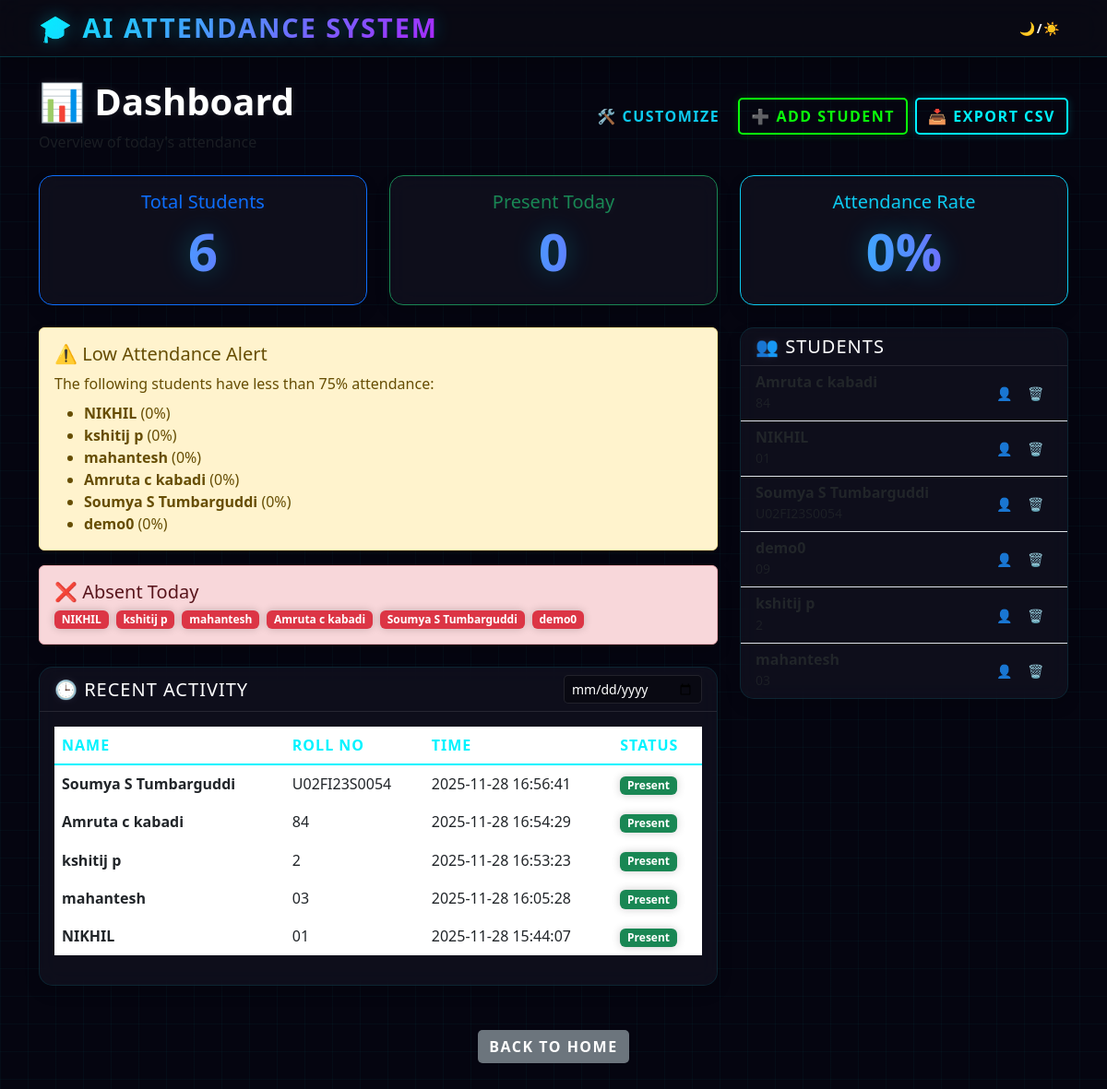
/dashboard, run on the app's committed database.
### tables this page shows
CREATE TABLE students (
            id INTEGER PRIMARY KEY AUTOINCREMENT,
            name TEXT NOT NULL UNIQUE,
            roll_number TEXT UNIQUE,
            created_at TIMESTAMP DEFAULT CURRENT_TIMESTAMP
        );

CREATE TABLE attendance (
            id INTEGER PRIMARY KEY AUTOINCREMENT,
            student_id INTEGER NOT NULL,
            name TEXT NOT NULL,
            timestamp TIMESTAMP DEFAULT CURRENT_TIMESTAMP,
            status TEXT DEFAULT 'Present',
            FOREIGN KEY (student_id) REFERENCES students(id)
        );

### app.py (the view)
@app.route('/dashboard')
def dashboard():
    students_raw = database.get_all_students_info()
    records_raw = database.get_attendance_records()
    students = [{'id': s[0], 'name': s[1], 'roll_number': s[2]} for s in students_raw]
    attendance_records = [
        {'id': r[0], 'name': r[1], 'roll_number': r[2], 'timestamp': r[3], 'status': r[4]}
        for r in records_raw
    ]
    today = datetime.now().strftime('%Y-%m-%d')
    absent_students_raw = database.get_absent_students(today)
    absent_today = [{'id': s[0], 'name': s[1]} for s in absent_students_raw]
    daily_summary = database.get_daily_summary(today)
    present_count = daily_summary['present']
    leaderboard = database.get_student_leaderboard()
    low_attendance_students = [s for s in leaderboard if s['percentage'] < 75]
    alerts = database.get_recent_alerts(limit=10)
    return render_template('dashboard.html',
                         students=students,
                         attendance_records=attendance_records,
                         absent_today=absent_today,
                         present_count=present_count,
                         low_attendance_students=low_attendance_students,
                         alerts=alerts,
                         today_date=today)

### database.py (called while the page is built)
def get_absent_students(date_str):
    try:
        conn = sqlite3.connect(DB_PATH)
        cursor = conn.cursor()
        cursor.execute('SELECT id, name, roll_number FROM students')
        all_students = cursor.fetchall()
        cursor.execute('''
            SELECT DISTINCT student_id
            FROM attendance
            WHERE DATE(timestamp) = ?
        ''', (date_str,))
        attended_ids = {row[0] for row in cursor.fetchall()}
        absent = [s for s in all_students if s[0] not in attended_ids]
        conn.close()
        return absent
    except Exception as e:
        print(f"❌ Error getting absent students: {e}")
        return []

def get_all_students_info():
    try:
        conn = sqlite3.connect(DB_PATH)
        cursor = conn.cursor()
        cursor.execute('SELECT id, name, roll_number FROM students ORDER BY name')
        students = cursor.fetchall()
        conn.close()
        return students
    except Exception as e:
        print(f"❌ Error fetching students: {e}")
        return []

def get_recent_alerts(limit=10):
    try:
        conn = sqlite3.connect(DB_PATH)
        cursor = conn.cursor()
        cursor.execute('''
            CREATE TABLE IF NOT EXISTS alerts (
                id INTEGER PRIMARY KEY AUTOINCREMENT,
                type TEXT NOT NULL,
                message TEXT NOT NULL,
                timestamp TIMESTAMP DEFAULT CURRENT_TIMESTAMP
            )
        ''')
        cursor.execute('SELECT type, message, timestamp FROM alerts ORDER BY timestamp DESC LIMIT ?', (limit,))
        alerts = cursor.fetchall()
        conn.close()
        return alerts
    except Exception as e:
        print(f"❌ Error fetching alerts: {e}")
        return []

def get_daily_summary(date_str):
    try:
        total_students = len(get_all_students_info())
        present_students = len(get_attendance_records(date_str))
        absent_students = len(get_absent_students(date_str))
        return {
            'total': total_students,
            'present': present_students,
            'absent': absent_students,
            'percentage': (present_students / total_students * 100) if total_students > 0 else 0
        }
    except Exception as e:
        print(f"❌ Error getting daily summary: {e}")
        return {'total': 0, 'present': 0, 'absent': 0, 'percentage': 0}

### templates/dashboard.html (shortened to what this page needs)
<!DOCTYPE html>
<html lang="en">
<head>
    <link href="https://cdn.jsdelivr.net/npm/bootstrap@5.3.0/dist/css/bootstrap.min.css" rel="stylesheet">
    <link rel="stylesheet" href="{{ url_for('static', filename='style.css') }}">
</head>
<body>
    <nav class="navbar navbar-dark bg-primary">
        <div class="container">
            <a href="/" class="navbar-brand mb-0 h1">🎓 AI Attendance System</a>
            <div class="d-flex align-items-center gap-3">
                <button class="btn btn-sm btn-outline-light" id="themeToggle">🌙/☀️</button>
            </div>
        </div>
    </nav>
    <div class="container mt-4">
        <div class="d-flex justify-content-between align-items-center mb-4 flex-wrap gap-3">
            <div>
                <h2 class="display-6 fw-bold">📊 Dashboard</h2>
                <p class="text-muted mb-0">Overview of today's attendance</p>
            </div>
            <div class="d-flex gap-2">
                <button class="btn btn-outline-info" onclick="toggleCustomize()">🛠️ Customize</button>
                <a href="/register" class="btn btn-success">➕ Add Student</a>
                <button onclick="exportCSV()" class="btn btn-primary">📥 Export CSV</button>
            </div>
        </div>
        <div id="statsSection" class="row mb-4">
            <div class="col-md-4">
                <div class="card shadow text-center h-100 border-primary">
                    <div class="card-body">
                        <h5 class="card-title text-primary">Total Students</h5>
                        <h2 class="display-4 fw-bold">{{ students|length }}</h2>
                    </div>
                </div>
            </div>
            <div class="col-md-4">
                <div class="card shadow text-center h-100 border-success">
                    <div class="card-body">
                        <h5 class="card-title text-success">Present Today</h5>
                        <h2 class="display-4 fw-bold" id="todayCount">{{ present_count }}</h2>
                    </div>
                </div>
            </div>
            <div class="col-md-4">
                <div class="card shadow text-center h-100 border-info">
                    <div class="card-body">
                        <h5 class="card-title text-info">Attendance Rate</h5>
                        <h2 class="display-4 fw-bold">
                            {% set p_count = present_count | default(0) %}
                            {% set s_count = students | length %}
                            {% if s_count > 0 %}
                            {{ ((p_count / s_count) * 100)|round|int }}%
                            {% else %}
                            0%
                            {% endif %}
                        </h2>
                    </div>
                </div>
            </div>
        </div>
        <div class="row">
            <div class="col-lg-8">
                <div id="alertsSection" class="mb-4">
                    {% if low_attendance_students %}
                    <div class="alert alert-warning shadow">
                        <h5 class="alert-heading">⚠️ Low Attendance Alert</h5>
                        <p class="mb-0">The following students have less than 75% attendance:</p>
                        <ul class="mb-0 mt-2">
                            {% for student in low_attendance_students %}
                            <li><strong>{{ student.name }}</strong> ({{ student.percentage|round|int }}%)</li>
                            {% endfor %}
                        </ul>
                    </div>
                    {% endif %}
                    {% if absent_today %}
                    <div class="alert alert-danger shadow">
                        <h5 class="alert-heading">❌ Absent Today</h5>
                        <div class="d-flex flex-wrap gap-2">
                            {% for student in absent_today %}
                            <span class="badge bg-danger">{{ student.name }}</span>
                            {% endfor %}
                        </div>
                    </div>
                    {% else %}
                    <div class="alert alert-success shadow">
                        <h5 class="alert-heading">🎉 Perfect Attendance!</h5>
                        <p class="mb-0">All registered students are present today.</p>
                    </div>
                    {% endif %}
                </div>
                <div id="recentSection" class="card shadow mb-4">
                    <div class="card-header d-flex justify-content-between align-items-center">
                        <h5 class="mb-0">🕒 Recent Activity</h5>
                        <input type="date" id="dateFilter" class="form-control form-control-sm" style="width: 150px;"
                            onchange="filterByDate()">
                    </div>
                    <div class="card-body">
                        <div class="table-responsive">
                            <table class="table table-hover align-middle" id="attendanceTable">
                                <thead>
                                    <tr>
                                        <th>Name</th>
                                        <th>Roll No</th>
                                        <th>Time</th>
                                        <th>Status</th>
                                    </tr>
                                </thead>
                                <tbody>
                                    {% for record in attendance_records %}
                                    <tr>
                                        <td class="fw-bold">{{ record.name }}</td>
                                        <td>{{ record.roll_number }}</td>
                                        <td>{{ record.timestamp }}</td>
                                        <td><span class="badge bg-success">Present</span></td>
                                    </tr>
                                    {% endfor %}
                                </tbody>
                            </table>
                        </div>
                    </div>
                </div>
            </div>
            <div class="col-lg-4">
                <div id="studentsSection" class="card shadow mb-4">
                    <div class="card-header bg-primary text-white">
                        <h5 class="mb-0">👥 Students</h5>
                    </div>
                    <div class="card-body p-0">
                        <div class="list-group list-group-flush" style="max-height: 500px; overflow-y: auto;">
                            {% for student in students %}
                            <div
                                class="list-group-item d-flex justify-content-between align-items-center bg-transparent">
                                <div>
                                    <h6 class="mb-0 fw-bold">
                                        <a href="/student/{{ student.id }}" class="text-decoration-none text-reset">
                                            {{ student.name }}
                                        </a>
                                    </h6>
                                    <small class="text-muted">{{ student.roll_number }}</small>
                                </div>
                                <div class="btn-group btn-group-sm">
                                    <a href="/student/{{ student.id }}" class="btn btn-outline-info"
                                        title="View Profile">👤</a>
                                    <button onclick="deleteStudent({{ student.id }}, '{{ student.name }}')"
                                        class="btn btn-outline-danger" title="Delete">🗑️</button>
                                </div>
                            </div>
                            {% endfor %}
                        </div>
                    </div>
                </div>
            </div>
        </div>
        <div class="text-center mt-4 mb-5">
            <a href="/" class="btn btn-secondary">Back to Home</a>
        </div>
    </div>
</body>
</html>

### static/style.css (style rules this page uses)
:root { --neon-blue: #00f3ff; --neon-purple: #bc13fe; --neon-green: #0aff0a; --neon-pink: #ff0055; --neon-yellow: #f5d300; --primary-gradient: linear-gradient(135deg, var(--neon-blue) 0%, var(--neon-purple) 100%); --secondary-gradient: linear-gradient(135deg, var(--neon-pink) 0%, #ff5e00 100%); --success-gradient: linear-gradient(135deg, var(--neon-green) 0%, #00ffaa 100%); --dark-bg: #050510; --card-bg: rgba(20, 20, 35, 0.6); --glass-bg: rgba(10, 10, 20, 0.8); --text-light: #ffffff; --text-dim: #a0a0b0; --glow-blue: 0 0 10px rgba(0, 243, 255, 0.5), 0 0 20px rgba(0, 243, 255, 0.3); --glow-purple: 0 0 10px rgba(188, 19, 254, 0.5), 0 0 20px rgba(188, 19, 254, 0.3); --glow-green: 0 0 10px rgba(10, 255, 10, 0.5), 0 0 20px rgba(10, 255, 10, 0.3); }
* { margin: 0; padding: 0; box-sizing: border-box; }
body { font-family: 'Segoe UI', 'Roboto', 'Orbitron', sans-serif; background: var(--dark-bg); background-image: linear-gradient(rgba(0, 243, 255, 0.03) 1px, transparent 1px), linear-gradient(90deg, rgba(0, 243, 255, 0.03) 1px, transparent 1px); background-size: 30px 30px; color: var(--text-light); min-height: 100vh; transition: background 0.3s ease, color 0.3s ease; overflow-x: hidden; }
.navbar { background: var(--glass-bg) !important; backdrop-filter: blur(15px); border-bottom: 1px solid rgba(0, 243, 255, 0.2); box-shadow: 0 4px 30px rgba(0, 0, 0, 0.3); }
.navbar-brand { font-weight: 800; font-size: 1.8rem; text-transform: uppercase; letter-spacing: 2px; background: var(--primary-gradient); -webkit-background-clip: text; -webkit-text-fill-color: transparent; text-shadow: 0 0 20px rgba(0, 243, 255, 0.3); }
.card { background: var(--card-bg); backdrop-filter: blur(12px); border: 1px solid rgba(0, 243, 255, 0.1); border-radius: 15px; box-shadow: 0 8px 32px 0 rgba(0, 0, 0, 0.3); transition: all 0.3s ease; }
.card-header { background: transparent !important; border-bottom: 1px solid rgba(255, 255, 255, 0.1); font-weight: 700; text-transform: uppercase; letter-spacing: 1px; }
.card-body { color: var(--text-light); }
.btn { border-radius: 5px; font-weight: 700; text-transform: uppercase; letter-spacing: 1.5px; transition: all 0.3s ease; border: none; position: relative; z-index: 1; }
.btn-primary { background: transparent; border: 2px solid var(--neon-blue); color: var(--neon-blue); box-shadow: 0 0 10px rgba(0, 243, 255, 0.2); }
.btn-success { background: transparent; border: 2px solid var(--neon-green); color: var(--neon-green); box-shadow: 0 0 10px rgba(10, 255, 10, 0.2); }
h1, h2, h3, h4, h5 { color: var(--text-light); text-shadow: 0 0 10px rgba(255, 255, 255, 0.1); }
.display-4 { font-weight: 800; background: linear-gradient(to right, var(--neon-blue), var(--neon-purple)); -webkit-background-clip: text; -webkit-text-fill-color: transparent; text-shadow: 0 0 30px rgba(0, 243, 255, 0.3); animation: neonPulse 3s infinite alternate; }
.table { color: var(--text-light); }
.table thead th { border-bottom: 2px solid var(--neon-blue); color: var(--neon-blue); text-transform: uppercase; letter-spacing: 1px; }
.table tbody tr { border-bottom: 1px solid rgba(255, 255, 255, 0.05); }
.form-control, .form-select { background: rgba(0, 0, 0, 0.3); border: 1px solid rgba(255, 255, 255, 0.1); color: var(--text-light); border-radius: 5px; }
.badge { box-shadow: 0 0 10px rgba(0, 0, 0, 0.2); }

### data on the page
students: name "NIKHIL", percentage "0"
students: name "kshitij p", percentage "0"
students: name "mahantesh", percentage "0"
students: name "Amruta c kabadi", percentage "0"
students: name "Soumya S Tumbarguddi", percentage "0"
students: name "demo0", percentage "0"
attendance: name "Soumya S Tumbarguddi", roll_number "U02FI23S0054", timestamp "2025-11-28 16:56:41"
attendance: name "Amruta c kabadi", roll_number "84", timestamp "2025-11-28 16:54:29"
attendance: name "kshitij p", roll_number "2", timestamp "2025-11-28 16:53:23"
attendance: name "mahantesh", roll_number "03", timestamp "2025-11-28 16:05:28"
attendance: name "NIKHIL", roll_number "01", timestamp "2025-11-28 15:44:07"

### other printed values
{{ students|length }} "6"
{{ present_count }} "0"
{{ ((p_count / s_count) * 100)|round|int }} "0"
